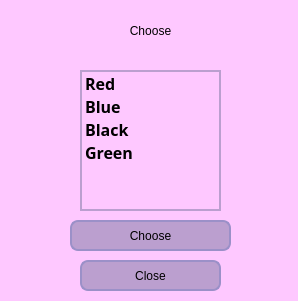
<?xml version="1.0" encoding="UTF-8"?>
<ui version="4.0">
 <class>chooselist</class>
 <widget class="QDialog" name="chooselist">
  <property name="geometry">
   <rect>
    <x>0</x>
    <y>0</y>
    <width>298</width>
    <height>301</height>
   </rect>
  </property>
  <property name="windowTitle">
   <string>Dialog</string>
  </property>
  <property name="styleSheet">
   <string notr="true">background-color: rgb(254, 200, 255);</string>
  </property>
  <widget class="QLabel" name="label_unused">
   <property name="geometry">
    <rect>
     <x>10</x>
     <y>10</y>
     <width>281</width>
     <height>41</height>
    </rect>
   </property>
   <property name="styleSheet">
    <string notr="true">QLabel {
	 color: rgb(0, 0, 0);
	font: 800 28pt &quot;Montserrat ExtraBold&quot;;
}</string>
   </property>
   <property name="text">
    <string>Choose</string>
   </property>
   <property name="alignment">
    <set>Qt::AlignCenter</set>
   </property>
  </widget>
  <widget class="QListWidget" name="listWidget">
   <property name="geometry">
    <rect>
     <x>80</x>
     <y>70</y>
     <width>141</width>
     <height>141</height>
    </rect>
   </property>
   <property name="font">
    <font>
     <family>Montserrat SemiBold</family>
     <pointsize>12</pointsize>
     <bold>true</bold>
    </font>
   </property>
   <property name="styleSheet">
    <string notr="true">QListWidget {
	color: rgb(0, 0, 0);
	border: 2px solid rgb(187, 159, 207);
}
QListWidget::item:hover {
	background-color: rgb(211, 164, 220)
}
QListWidget::item:focus {
	background-color: rgb(187, 159, 207)
}

</string>
   </property>
   <item>
    <property name="text">
     <string>Red</string>
    </property>
   </item>
   <item>
    <property name="text">
     <string>Blue</string>
    </property>
   </item>
   <item>
    <property name="text">
     <string>Black</string>
    </property>
   </item>
   <item>
    <property name="text">
     <string>Green</string>
    </property>
   </item>
  </widget>
  <widget class="QPushButton" name="btn_choose">
   <property name="geometry">
    <rect>
     <x>70</x>
     <y>220</y>
     <width>161</width>
     <height>31</height>
    </rect>
   </property>
   <property name="styleSheet">
    <string notr="true">QPushButton {
 border: 2px solid  rgb(155, 144, 200);
 border-radius: 8px;
 padding-left: auto;
    padding-right: auto;
 color: rgb(0, 0, 0);
 background-color: rgb(187, 159, 207);
 font: 600 12pt &quot;Montserrat SemiBold&quot;;
}
QPushButton:hover {
 border: 2px solid rgb(156, 132, 192);
 background-color: rgb(156, 132, 192);
}
QPushButton:focus {
 border: 2px solid rgb(109, 86, 154);

}</string>
   </property>
   <property name="text">
    <string>Choose</string>
   </property>
  </widget>
  <widget class="QPushButton" name="btn_close">
   <property name="geometry">
    <rect>
     <x>80</x>
     <y>260</y>
     <width>141</width>
     <height>31</height>
    </rect>
   </property>
   <property name="styleSheet">
    <string notr="true">QPushButton {
 border: 2px solid  rgb(155, 144, 200);
 border-radius: 8px;
 padding-left: auto;
    padding-right: auto;
 color: rgb(0, 0, 0);
 background-color: rgb(187, 159, 207);
 font: 600 12pt &quot;Montserrat SemiBold&quot;;
}
QPushButton:hover {
 border: 2px solid rgb(156, 132, 192);
 background-color: rgb(156, 132, 192);
}
QPushButton:focus {
 border: 2px solid rgb(109, 86, 154);

}</string>
   </property>
   <property name="text">
    <string>Close</string>
   </property>
  </widget>
 </widget>
 <resources/>
 <connections/>
</ui>
